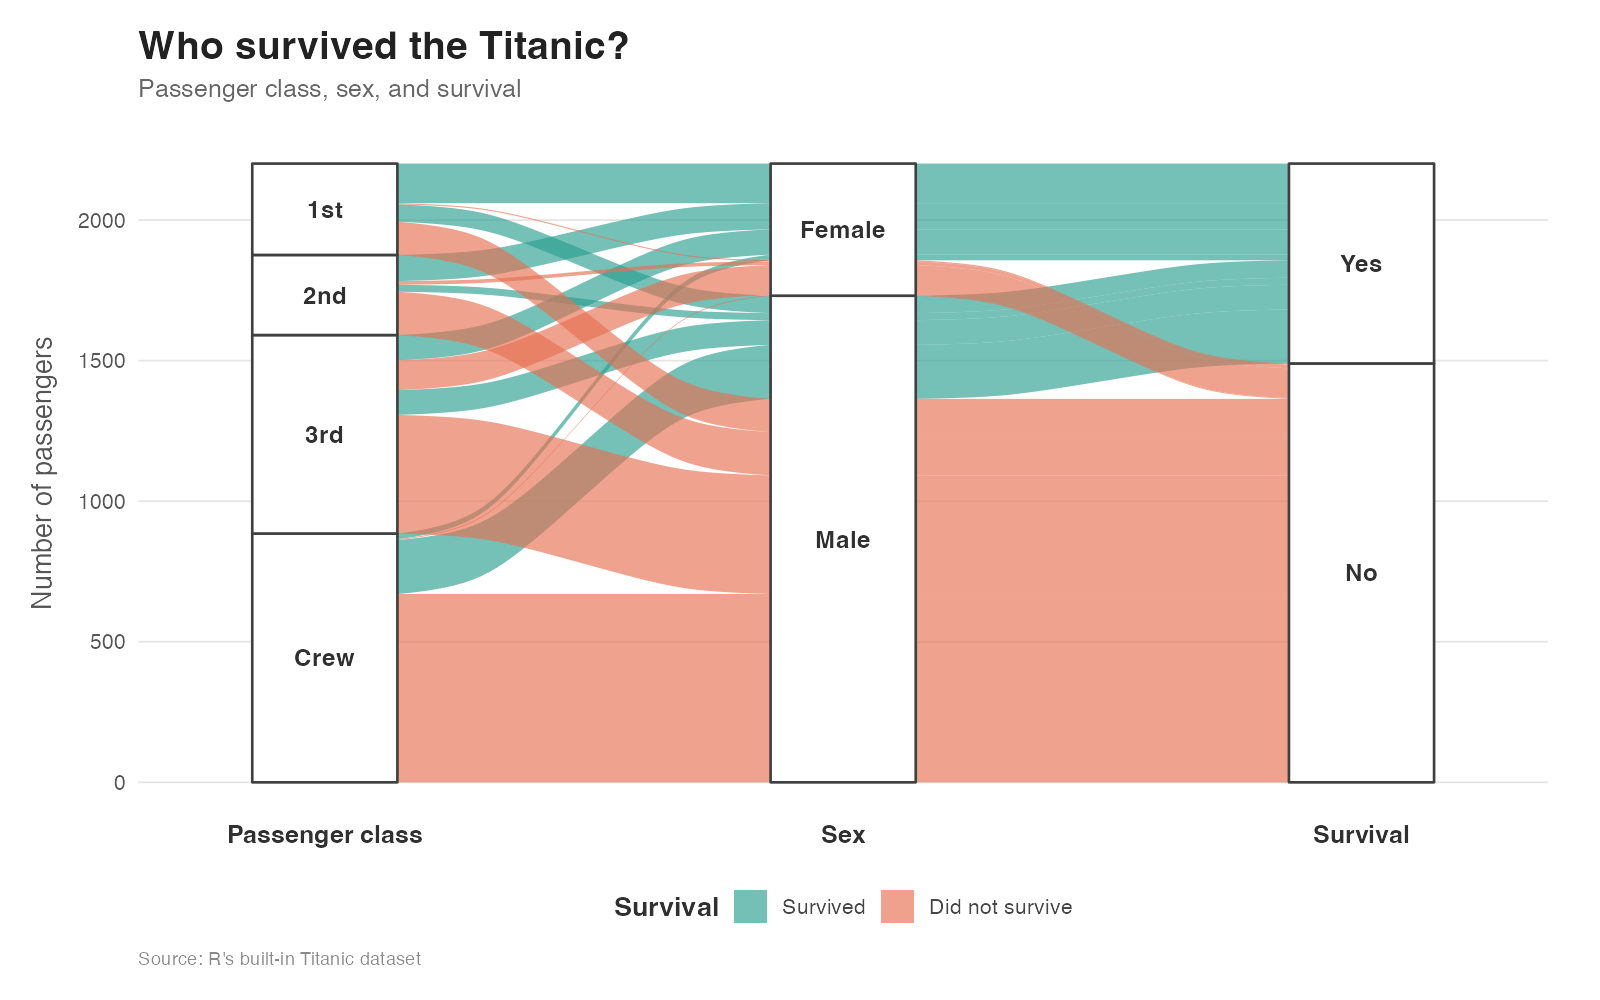

This figure's R source:
library(ggplot2)
library(ggalluvial)
library(dplyr)

dat <- as.data.frame(Titanic) |>
  group_by(Class, Sex, Survived) |>
  summarise(
    n = sum(Freq),
    .groups = "drop"
  ) |>
  mutate(
    Class = factor(Class, levels = c("1st", "2nd", "3rd", "Crew")),
    Sex = factor(Sex, levels = c("Female", "Male")),
    Survived = factor(Survived, levels = c("Yes", "No"))
  )

survival_cols <- c(
  "Yes" = "#2A9D8F",
  "No" = "#E76F51"
)

ggplot(
  dat,
  aes(
    axis1 = Class,
    axis2 = Sex,
    axis3 = Survived,
    y = n
  )
) +
  geom_alluvium(
    aes(fill = Survived),
    width = 0.28,
    alpha = 0.65,
    color = NA
  ) +
  geom_stratum(
    width = 0.28,
    fill = "white",
    color = "#404040",
    linewidth = 0.6
  ) +
  geom_text(
    stat = "stratum",
    aes(label = after_stat(stratum)),
    size = 4.2,
    fontface = "bold",
    color = "#303030"
  ) +
  scale_x_discrete(
    limits = c("Class", "Sex", "Survived"),
    labels = c("Passenger class", "Sex", "Survival"),
    expand = c(0.12, 0.12)
  ) +
  scale_fill_manual(
    name = "Survival",
    values = survival_cols,
    labels = c(
      "Yes" = "Survived",
      "No" = "Did not survive"
    )
  ) +
  labs(
    title = "Who survived the Titanic?",
    subtitle = "Passenger class, sex, and survival",
    x = NULL,
    y = "Number of passengers",
    caption = "Source: R's built-in Titanic dataset"
  ) +
  theme_minimal(base_size = 13) +
  theme(
    panel.grid.major.x = element_blank(),
    panel.grid.minor = element_blank(),
    panel.grid.major.y = element_line(
      color = "#E5E5E5",
      linewidth = 0.4
    ),
    axis.text.x = element_text(
      size = 12,
      face = "bold",
      color = "#303030"
    ),
    axis.text.y = element_text(
      color = "#555555"
    ),
    axis.title.y = element_text(
      color = "#555555",
      margin = margin(r = 10)
    ),
    legend.position = "bottom",
    legend.title = element_text(
      face = "bold",
      color = "#303030"
    ),
    legend.text = element_text(
      color = "#444444"
    ),
    plot.title = element_text(
      size = 19,
      face = "bold",
      color = "#222222",
      margin = margin(b = 5)
    ),
    plot.subtitle = element_text(
      size = 12,
      color = "#666666",
      margin = margin(b = 15)
    ),
    plot.caption = element_text(
      size = 9,
      color = "#888888",
      hjust = 0
    ),
    plot.margin = margin(15, 25, 15, 15)
  )
